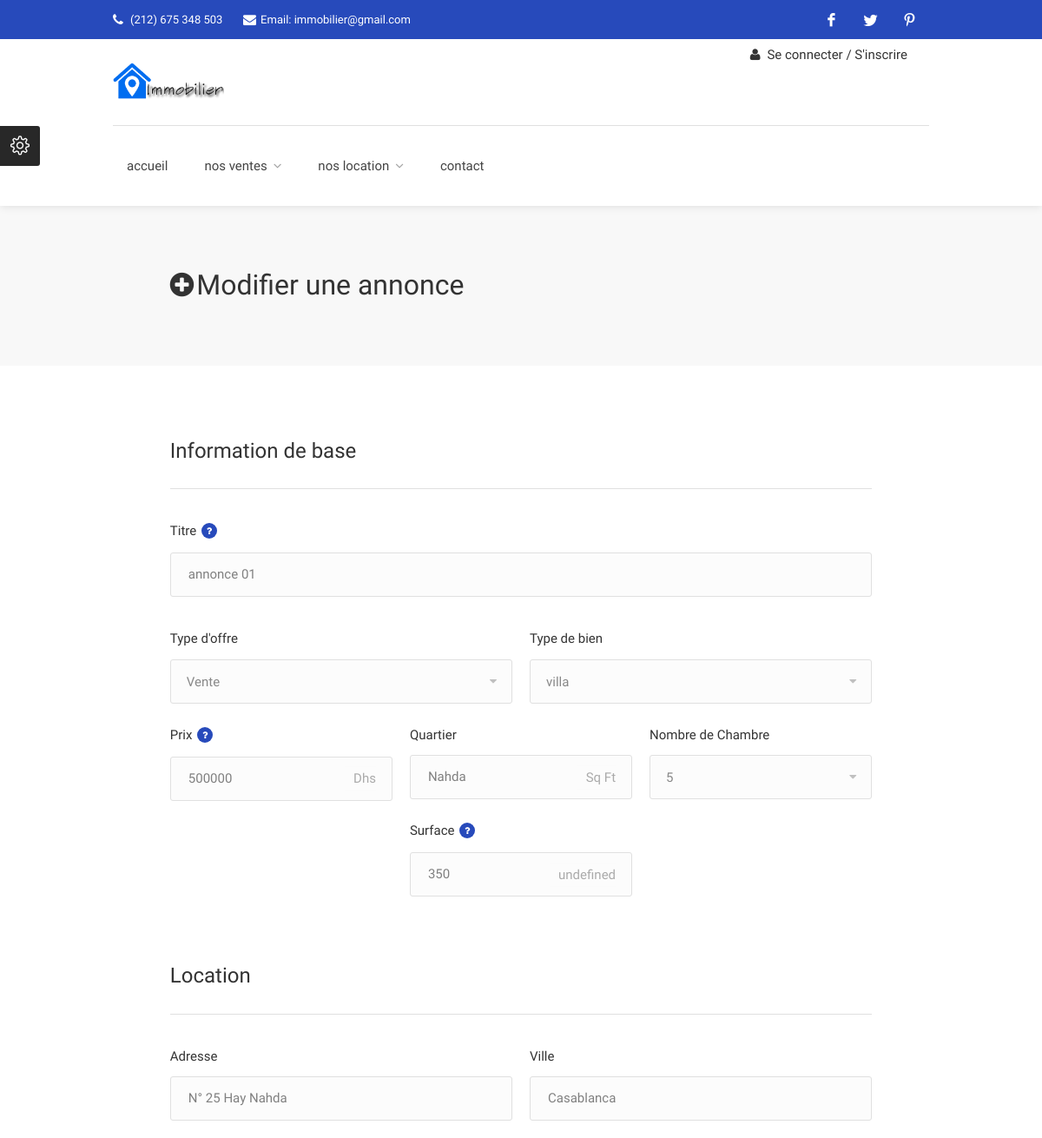
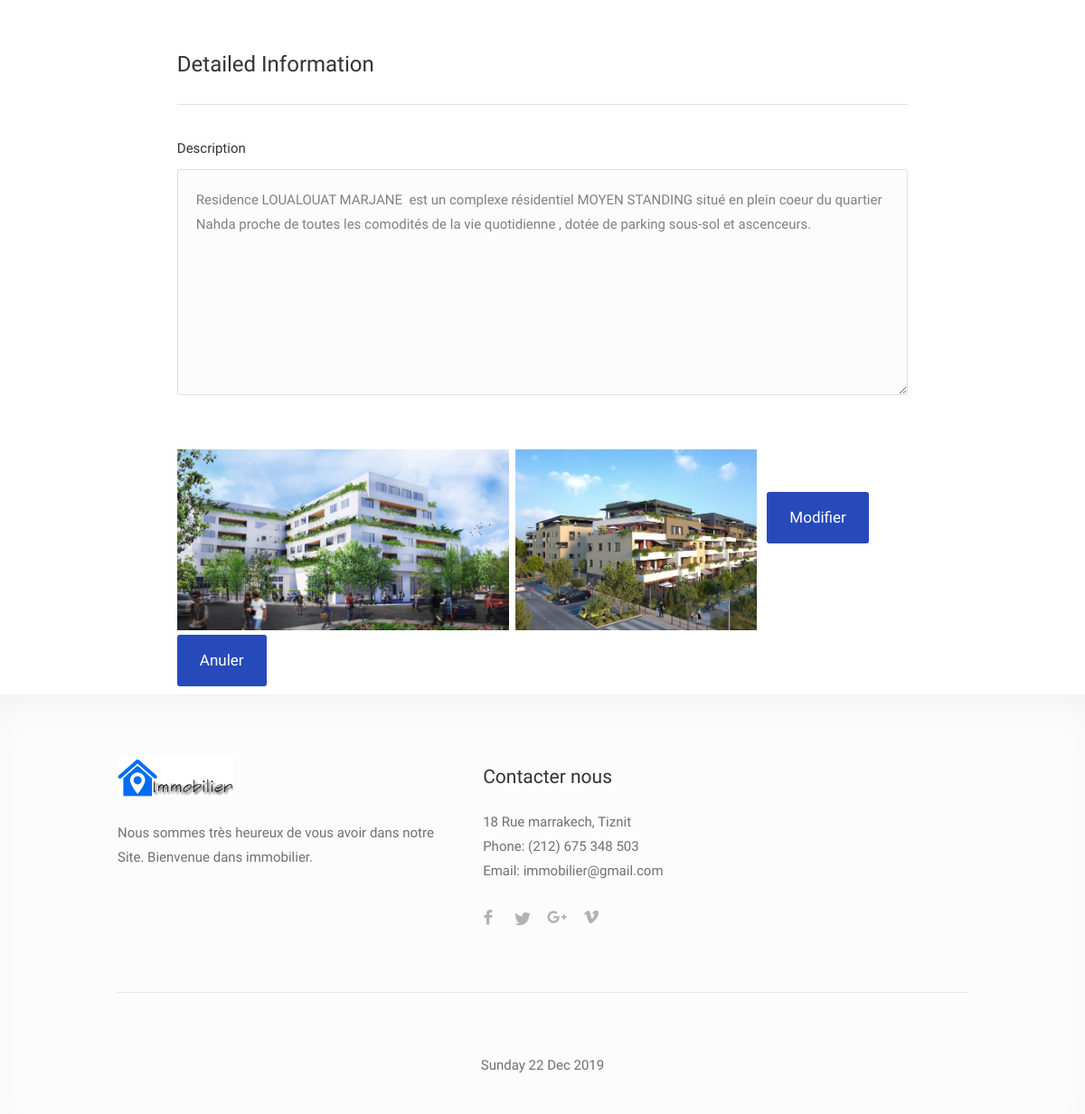
Screenshot of /modifier_annonce.php?id=10 with the database file from the repository (2 pictures, top to bottom).
### tables this page shows
CREATE TABLE `annonces` (
  `id_annonce` int(11) NOT NULL,
  `id_user` int(11) DEFAULT NULL,
  `titre` text NOT NULL,
  `discription` text NOT NULL,
  `type_bien` set('appartement','villa','commercial','garage') NOT NULL,
  `type_offre` set('Vente','Location') NOT NULL,
  `adresse` text NOT NULL,
  `quartier` text NOT NULL,
  `ville` text NOT NULL,
  `surface` double NOT NULL,
  `nbr_chambre` varchar(30) NOT NULL,
  `prix` double NOT NULL,
  `date_annonce` datetime NOT NULL DEFAULT current_timestamp(),
  `valider` int(11) NOT NULL DEFAULT 0
);

CREATE TABLE `photos` (
  `id_photo` int(11) NOT NULL,
  `id_annonce` int(11) NOT NULL,
  `photo` varchar(100) NOT NULL
);

### modifier_annonce.php (the view, shortened to what this page needs)
<?php
require "cnx.php";
?>
<!DOCTYPE html>
<head>
<link rel="stylesheet" href="css/style.css">
<link rel="stylesheet" href="css/colors/main.css" id="colors">
</head>
<body>
<div id="wrapper">
    <header id="header-container">
        <?php include "header.php"; ?>
    </header>
<div id="titlebar" class="submit-page">
	<div class="container">
		<div class="row">
			<div class="col-md-12">
				<h2><i class="fa fa-plus-circle"></i>Modifier une annonce</h2>
			</div>
		</div>
	</div>
</div>
<?php
$id=$_GET['id'];
		$qry1=mysqli_query($success,"select * from annonces where id_annonce=$id");
	while ($data = mysqli_fetch_array($qry1)) {
	echo '<form name="my-form" method="POST" action="modifier.php" >
<div class="container">
<div class="row">
	<div class="col-md-12">
		<div class="submit-page">
		<h3>Information de base</h3>
		<div class="submit-section">
			<div class="form">
				<h5>Titre <i class="tip" data-tip-content="Type title that will also contains an unique feature of your property (e.g. renovated, air contidioned)"></i></h5>
				<input class="search-field" type="text" value="'.$data['titre'].'" name="titre" />
			</div>
			<div class="row with-forms">
				<div class="col-md-6">
					<h5>Type d\'offre</h5>
					<select class="chosen-select-no-single" name="type_offre">
						<option selected="selected">'.$data['type_offre'].'</option>
					</select>
				</div>
				<div class="col-md-6">
					<h5>Type de bien</h5>
					<select class="chosen-select-no-single" name="type_bien" >
						<option selected="selected">'.$data['type_bien'].'</option>
					</select>
				</div>
			</div>
			<div class="row with-forms">
				<div class="col-md-4">
					<h5>Prix <i class="tip" data-tip-content="Type overall or monthly price if property is for rent"></i></h5>
					<div class="select-input disabled-first-option">
						<input type="text" data-unit="Dhs" name="prix" value="'.$data['prix'].'">
					</div>
				</div>
				<div class="col-md-4">
					<h5>Quartier</h5>
					<div class="select-input disabled-first-option">
						<input type="text" data-unit="Sq Ft" name="quartier" value="'.$data['quartier'].'">
					</div>
				</div>
				<div class="col-md-4">
					<h5>Nombre de Chambre</h5>
					<select class="chosen-select-no-single" name="nbr_chambre" >
						<option selected="selected">'.$data['nbr_chambre'].'</option>
					</select>
				</div>
				<div class="col-md-4">
					<h5>Surface <i class="tip" data-tip-content="Type overall or monthly price if property is for rent"></i></h5>
					<div class="select-input disabled-first-option">
						<input type="number" name="surface" value="'.$data['surface'].'">
					</div>
				</div>
			</div>
		</div>
		<h3>Location</h3>
		<div class="submit-section">
			<div class="row with-forms">
				<div class="col-md-6">
					<h5>Adresse</h5>
					<input type="text" name="adresse" value="'.$data['adresse'].'">
				</div>
				<div class="col-md-6">
					<h5>Ville</h5>
					<input type="text" name="ville" value="'.$data['ville'].'">
				</div>
			</div>
		</div>
		<h3>Detailed Information</h3>
		<div class="submit-section">
			<div class="form">
				<h5>Description</h5>
				<textarea class="WYSIWYG" name="description" cols="40" rows="3" id="summary" spellcheck="true" >'.$data['discription'].'</textarea>
			</div>
		</div>';
	$qry = mysqli_query($success,"select * from photos where id_annonce=$id");
	while($myrow2 = mysqli_fetch_array($qry)){
		echo '<img src="uploads/'.htmlspecialchars($myrow2['photo']).'" alt="" height="200" > &nbsp;';
	}
echo'
<a href="modifier.php" onclick="document.forms[\'my-form\'].submit();return false;" class="button preview margin-top-5" >Modifier</a>
<a href="mon-profile-user.php" class="button preview margin-top-5" >Anuler</a>
';
echo '</div>
	</div>
</div>
</div>
</form>';
}
	?>
<div id="footer">
	<div class="container">
		<div class="row">
			<div class="col-md-5 col-sm-6">
				<img class="footer-logo" src="images/logo-maf.png" alt="">
				<br><br>
				<p>Nous sommes très heureux de vous avoir dans notre Site. Bienvenue dans immobilier.</p>
			</div>
			<div class="col-md-3  col-sm-12">
				<h4>Contacter nous</h4>
				<div class="text-widget">
					<span> 18 Rue marrakech, Tiznit </span> <br>
					Phone: <span> (212) 675 348 503 </span><br>
					Email: immobilier@gmail.com
				</div>
				<ul class="social-icons margin-top-20">
					<li><a class="facebook" href="#"><i class="icon-facebook"></i></a></li>
					<li><a class="twitter" href="#"><i class="icon-twitter"></i></a></li>
					<li><a class="gplus" href="#"><i class="icon-gplus"></i></a></li>
					<li><a class="vimeo" href="#"><i class="icon-vimeo"></i></a></li>
				</ul>
			</div>
		</div>
		<div class="row">
			<div class="col-md-12">
				<div class="copyrights"><?php
					$d=date("Y-m-d H:i:s");
					echo '<br>'.gmstrftime ("%A %d %b %Y",strtotime("$d"));
				  ?></div>
			</div>
		</div>
	</div>
</div>
<div id="style-switcher">
	<h2>Color Switcher <a href="#"><i class="sl sl-icon-settings"></i></a></h2>
</div>
</div>
</body>
</html>

### css/colors/main.css (style rules this page uses)
table.manage-table td.action a:hover,table.manage-table .title-container .title h4 a:hover,.my-account-nav li a.current,.my-account-nav li a:hover,#footer .social-icons li a:hover i,#navigation.style-1 .current,#posts-nav li a:hover,#top-bar .social-icons li a:hover i,.agent .social-icons li a:hover i,.agent-contact-details li a:hover,.agent-page .agent-name h4,.footer-links li a:hover,.header-style-2 .header-widget li i,.header-widget .sign-in:hover,.home-slider-desc .read-more i,.info-box,.info-box h4,.listing-title h4 a:hover,.map-box h4 a:hover,.plan-price .value,.plan.featured .listing-badges .featured,.post-content a.read-more,.post-content h3 a:hover,.post-meta li a:hover,.property-pricing,.style-2 .trigger a:hover,.style-2 .trigger.active a,.style-2 .ui-accordion .ui-accordion-header-active,.style-2 .ui-accordion .ui-accordion-header-active:hover,.style-2 .ui-accordion .ui-accordion-header:hover,.tabs-nav li a:hover,.tabs-nav li.active a,.testimonial-author h4,.widget-button:hover,.widget-text h5 a:hover,a,a.button.border,a.button.border.white:hover { color:#274abb }
.post-img:after,.tip { background:#274abb }
.chosen-container .chosen-results li.highlighted,.chosen-container-multi .chosen-choices li.search-choice,.select-options li:hover,a.button,a.button.border:hover,button.button,input[type=button],input[type=submit] { background-color:#274abb }

### rows the page displays
annonces: titre "annonce 01", type_offre "Vente", type_bien "villa", prix "500000", quartier "Nahda", nbr_chambre "5", surface "350", adresse "N° 25 Hay Nahda", ville "Casablanca", description "Residence LOUALOUAT MARJANE est un complexe résidentiel MOYEN STANDING situé en plein coeur du quartier Nahda proche de toutes les comodités de la vie quotidienne , dotée de parking sous-sol et ascenceurs."
photos: photo (picture)
photos: photo (picture)
